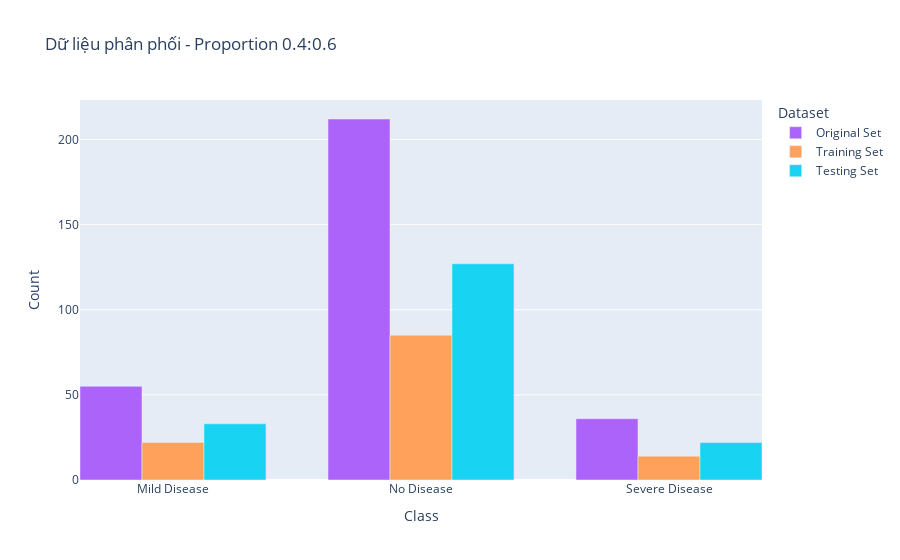
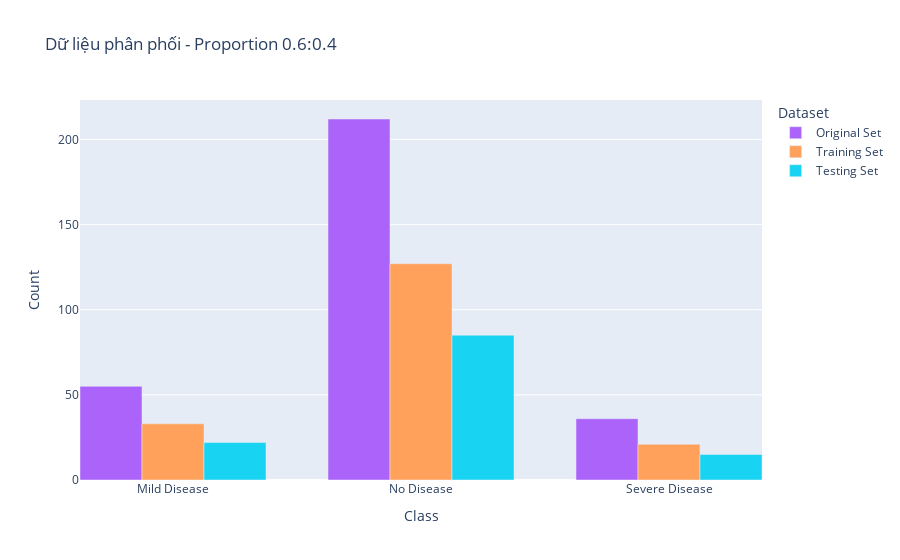
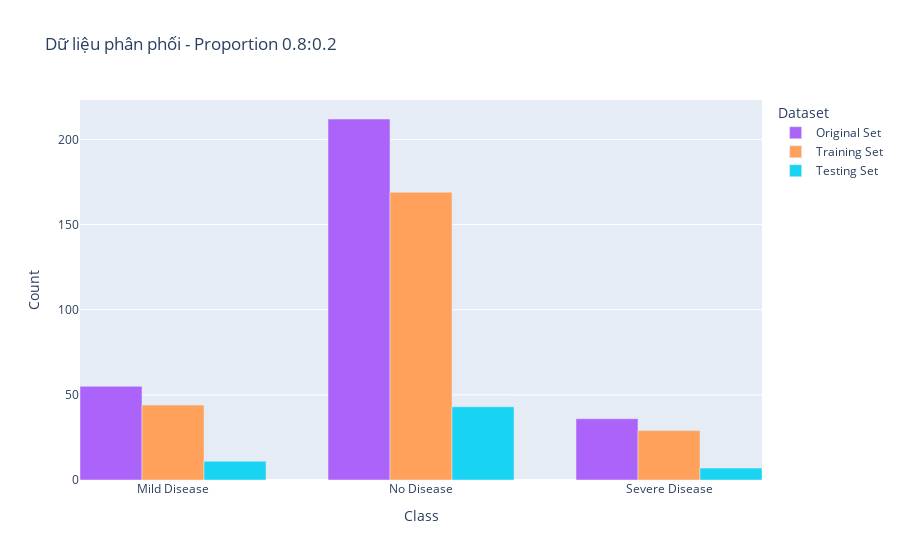
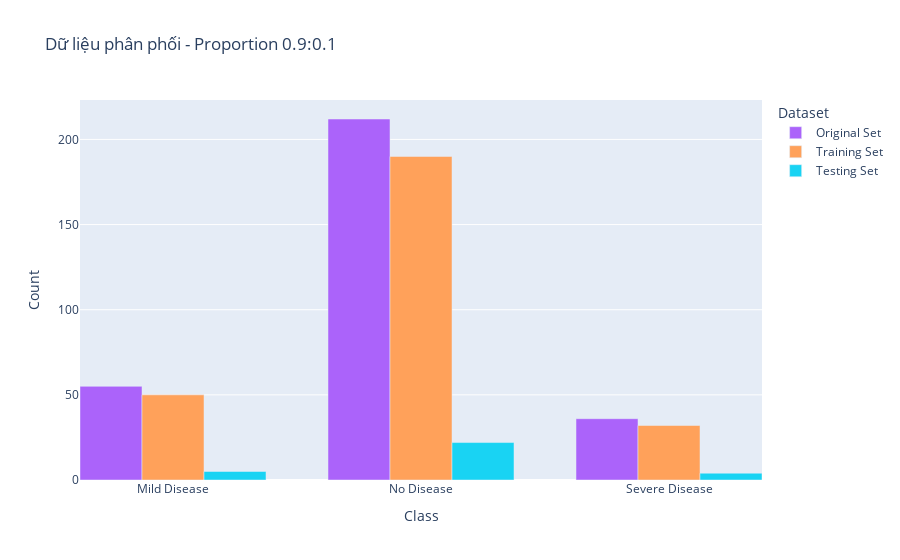

The notebook cell saved with these charts, in order:
### Markdown cell above
### 1.2 Visualize Class Distributions

### Code cell
def visualize_distribution(datasets, proportions, labels, show_percentage=False, title="Dữ liệu phân phối", custom_colors=None):
    labels = labels.flatten() if labels.ndim > 1 else labels
    unique_labels = np.unique(labels)
    original_counts = pd.Series(labels).value_counts().reindex(unique_labels, fill_value=0).values

    colors = custom_colors or px.colors.qualitative.Plotly
    bar_width = 0.25

    for i, (train_size, test_size) in enumerate(proportions):
        _, _, train_labels, test_labels = datasets[i]
        train_labels = train_labels.flatten() if train_labels.ndim > 1 else train_labels
        test_labels = test_labels.flatten() if test_labels.ndim > 1 else test_labels

        train_counts = pd.Series(train_labels).value_counts().reindex(unique_labels, fill_value=0).values
        test_counts = pd.Series(test_labels).value_counts().reindex(unique_labels, fill_value=0).values

        if show_percentage:
            total_labels = len(labels)
            train_counts, test_counts, original_counts = train_counts / len(train_labels) * 100, test_counts / len(test_labels) * 100, original_counts / total_labels * 100

        x_positions = np.arange(len(unique_labels))

        fig = go.Figure()
        fig.add_trace(go.Bar(x=x_positions - bar_width, y=original_counts, name="Original Set", marker_color=colors[3], width=bar_width))
        fig.add_trace(go.Bar(x=x_positions, y=train_counts, name="Training Set", marker_color=colors[4], width=bar_width))
        fig.add_trace(go.Bar(x=x_positions + bar_width, y=test_counts, name="Testing Set", marker_color=colors[5], width=bar_width))

        fig.update_layout(
            title=f"{title} - Proportion {train_size}:{test_size}",
            xaxis=dict(title="Class", tickvals=x_positions, ticktext=unique_labels),
            yaxis=dict(title="Percentage" if show_percentage else "Count"),
            barmode="group", legend_title_text="Dataset"
        )
        fig.show()

# Gọi hàm
visualize_distribution(datasets, split_ratios, labels_data)

### Figure 1 — Plotly figure (JSON) as saved in the notebook; plotly's stock layout.template omitted (floating-point values rounded to 4 significant figures)
{"data": [{"marker": {"color": "#AB63FA"}, "name": "Original Set", "type": "bar", "width": 0.25, "x": [-0.25, 0.75, 1.75], "y": [55, 212, 36]}, {"marker": {"color": "#FFA15A"}, "name": "Training Set", "type": "bar", "width": 0.25, "x": [0, 1, 2], "y": [22, 85, 14]}, {"marker": {"color": "#19D3F3"}, "name": "Testing Set", "type": "bar", "width": 0.25, "x": [0.25, 1.25, 2.25], "y": [33, 127, 22]}], "layout": {"barmode": "group", "legend": {"title": {"text": "Dataset"}}, "title": {"text": "Dữ liệu phân phối - Proportion 0.4:0.6"}, "xaxis": {"ticktext": ["Mild Disease", "No Disease", "Severe Disease"], "tickvals": [0, 1, 2], "title": {"text": "Class"}}, "yaxis": {"title": {"text": "Count"}}}}

### Figure 2 — Plotly figure (JSON) as saved in the notebook; plotly's stock layout.template omitted (floating-point values rounded to 4 significant figures)
{"data": [{"marker": {"color": "#AB63FA"}, "name": "Original Set", "type": "bar", "width": 0.25, "x": [-0.25, 0.75, 1.75], "y": [55, 212, 36]}, {"marker": {"color": "#FFA15A"}, "name": "Training Set", "type": "bar", "width": 0.25, "x": [0, 1, 2], "y": [33, 127, 21]}, {"marker": {"color": "#19D3F3"}, "name": "Testing Set", "type": "bar", "width": 0.25, "x": [0.25, 1.25, 2.25], "y": [22, 85, 15]}], "layout": {"barmode": "group", "legend": {"title": {"text": "Dataset"}}, "title": {"text": "Dữ liệu phân phối - Proportion 0.6:0.4"}, "xaxis": {"ticktext": ["Mild Disease", "No Disease", "Severe Disease"], "tickvals": [0, 1, 2], "title": {"text": "Class"}}, "yaxis": {"title": {"text": "Count"}}}}

### Figure 3 — Plotly figure (JSON) as saved in the notebook; plotly's stock layout.template omitted (floating-point values rounded to 4 significant figures)
{"data": [{"marker": {"color": "#AB63FA"}, "name": "Original Set", "type": "bar", "width": 0.25, "x": [-0.25, 0.75, 1.75], "y": [55, 212, 36]}, {"marker": {"color": "#FFA15A"}, "name": "Training Set", "type": "bar", "width": 0.25, "x": [0, 1, 2], "y": [44, 169, 29]}, {"marker": {"color": "#19D3F3"}, "name": "Testing Set", "type": "bar", "width": 0.25, "x": [0.25, 1.25, 2.25], "y": [11, 43, 7]}], "layout": {"barmode": "group", "legend": {"title": {"text": "Dataset"}}, "title": {"text": "Dữ liệu phân phối - Proportion 0.8:0.2"}, "xaxis": {"ticktext": ["Mild Disease", "No Disease", "Severe Disease"], "tickvals": [0, 1, 2], "title": {"text": "Class"}}, "yaxis": {"title": {"text": "Count"}}}}

### Figure 4 — Plotly figure (JSON) as saved in the notebook; plotly's stock layout.template omitted (floating-point values rounded to 4 significant figures)
{"data": [{"marker": {"color": "#AB63FA"}, "name": "Original Set", "type": "bar", "width": 0.25, "x": [-0.25, 0.75, 1.75], "y": [55, 212, 36]}, {"marker": {"color": "#FFA15A"}, "name": "Training Set", "type": "bar", "width": 0.25, "x": [0, 1, 2], "y": [50, 190, 32]}, {"marker": {"color": "#19D3F3"}, "name": "Testing Set", "type": "bar", "width": 0.25, "x": [0.25, 1.25, 2.25], "y": [5, 22, 4]}], "layout": {"barmode": "group", "legend": {"title": {"text": "Dataset"}}, "title": {"text": "Dữ liệu phân phối - Proportion 0.9:0.1"}, "xaxis": {"ticktext": ["Mild Disease", "No Disease", "Severe Disease"], "tickvals": [0, 1, 2], "title": {"text": "Class"}}, "yaxis": {"title": {"text": "Count"}}}}
